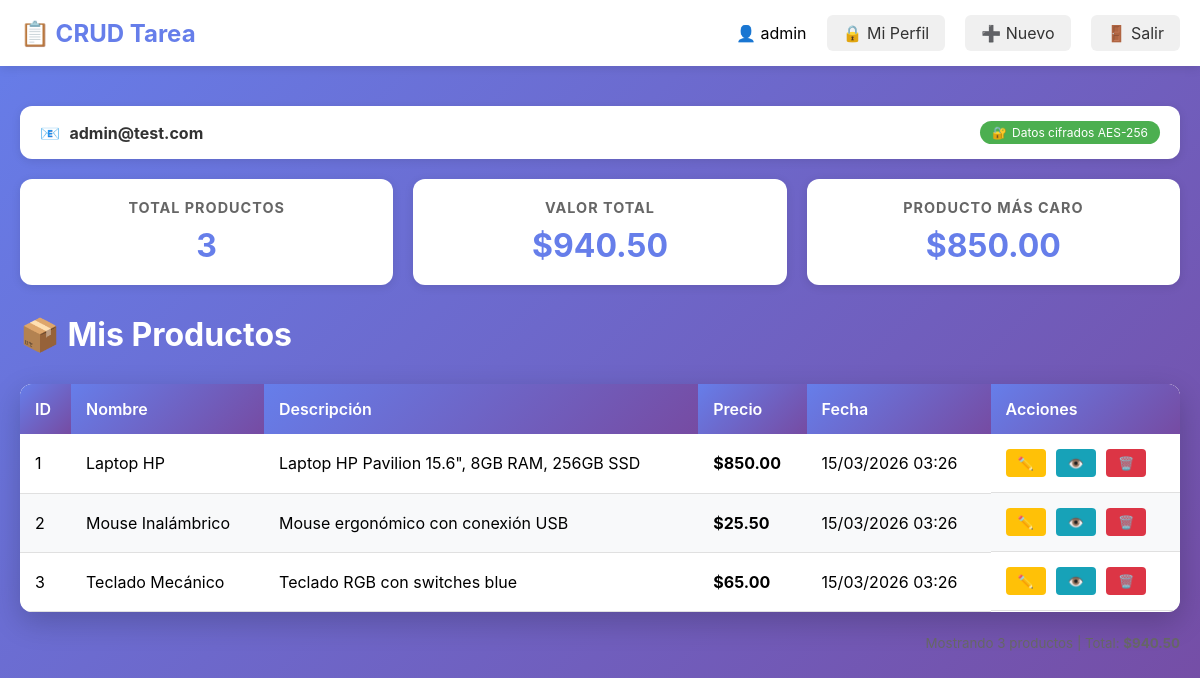
Page /dashboard.php (signed in) on the committed database.
### tables this page shows
CREATE TABLE IF NOT EXISTS usuarios (
    id INT AUTO_INCREMENT PRIMARY KEY,
    username VARCHAR(50) UNIQUE NOT NULL,
    email VARCHAR(100) UNIQUE NOT NULL,
    password VARCHAR(255) NOT NULL,
    telefono TEXT,   
    direccion TEXT,  
    created_at TIMESTAMP DEFAULT CURRENT_TIMESTAMP,
    updated_at TIMESTAMP DEFAULT CURRENT_TIMESTAMP ON UPDATE CURRENT_TIMESTAMP
);

CREATE TABLE IF NOT EXISTS productos (
    id INT AUTO_INCREMENT PRIMARY KEY,
    nombre VARCHAR(100) NOT NULL,
    descripcion TEXT,
    precio DECIMAL(10,2) NOT NULL,
    usuario_id INT NOT NULL,
    created_at TIMESTAMP DEFAULT CURRENT_TIMESTAMP,
    updated_at TIMESTAMP DEFAULT CURRENT_TIMESTAMP ON UPDATE CURRENT_TIMESTAMP,
    FOREIGN KEY (usuario_id) REFERENCES usuarios(id) ON DELETE CASCADE
);

### dashboard.php (the view, shortened to what this page needs)
<?php
global $pdo;
$stmt = $pdo->prepare("SELECT * FROM productos WHERE usuario_id = ? ORDER BY created_at DESC");
$stmt->execute([$_SESSION['user_id']]);
$productos = $stmt->fetchAll();
$stmtUser = $pdo->prepare("SELECT * FROM usuarios WHERE id = ?");
$stmtUser->execute([$_SESSION['user_id']]);
$user = $stmtUser->fetch();
?>
<!DOCTYPE html>
<html lang="es">
<head>
    <link rel="stylesheet" href="style.css">
</head>
<body>
    <nav class="navbar">
        <div class="nav-container">
            <span class="nav-brand">📋 CRUD Tarea</span>
            <div class="nav-menu">
                <span>👤 <?php echo htmlspecialchars($_SESSION['username']); ?></span>
                <a href="perfil.php" class="btn-nav">🔒 Mi Perfil</a>
                <a href="create.php" class="btn-nav">➕ Nuevo</a>
                <a href="logout.php" class="btn-nav">🚪 Salir</a>
            </div>
        </div>
    </nav>
    <main class="container">
        <div class="user-info-bar">
            <div class="user-details">
                <span>📧 <strong><?php echo htmlspecialchars($user['email']); ?></strong></span>
            </div>
            <div class="encrypted-badge">
                <span>🔐</span> Datos cifrados AES-256
            </div>
        </div>
        <div class="stats-container">
            <div class="stat-card">
                <h3>Total Productos</h3>
                <div class="stat-number"><?php echo count($productos); ?></div>
            </div>
            <?php
            $totalValor = 0;
            foreach ($productos as $item) {
                $totalValor += $item['precio'];
            }
            ?>
            <div class="stat-card">
                <h3>Valor Total</h3>
                <div class="stat-number">$<?php echo number_format($totalValor, 2); ?></div>
            </div>
            <div class="stat-card">
                <h3>Producto más caro</h3>
                <div class="stat-number">
                    $<?php
                    $maxPrecio = 0;
                    foreach ($productos as $item) {
                        if ($item['precio'] > $maxPrecio) $maxPrecio = $item['precio'];
                    }
                    echo number_format($maxPrecio, 2);
                    ?>
                </div>
            </div>
        </div>
        <h1>📦 Mis Productos</h1>
        <?php if (empty($productos)): ?>
            <div class="alert info">
                📭 No tienes productos registrados.
                <a href="create.php">¡Crea tu primer producto!</a>
            </div>
        <?php else: ?>
            <div class="table-container">
                <table class="table">
                    <thead>
                        <tr>
                            <th>ID</th>
                            <th>Nombre</th>
                            <th>Descripción</th>
                            <th>Precio</th>
                            <th>Fecha</th>
                            <th>Acciones</th>
                        </tr>
                    </thead>
                    <tbody>
                        <?php foreach ($productos as $index => $item): ?>
                        <tr>
                            <td><?php echo $item['id']; ?></td>
                            <td><?php echo htmlspecialchars($item['nombre']); ?></td>
                            <td><?php echo htmlspecialchars(substr($item['descripcion'], 0, 50)) . (strlen($item['descripcion']) > 50 ? '...' : ''); ?></td>
                            <td><strong>$<?php echo number_format($item['precio'], 2); ?></strong></td>
                            <td><?php echo date('d/m/Y H:i', strtotime($item['created_at'])); ?></td>
                            <td class="actions">
                                <a href="edit.php?id=<?php echo $item['id']; ?>" class="btn-edit" title="Editar">✏️</a>
                                <a href="view.php?id=<?php echo $item['id']; ?>" class="btn-view" title="Ver detalles">👁️</a>
                                <a href="delete.php?id=<?php echo $item['id']; ?>" class="btn-delete" title="Eliminar" onclick="return confirm('¿Estás seguro de eliminar este producto?')">🗑️</a>
                            </td>
                        </tr>
                        <?php endforeach; ?>
                    </tbody>
                </table>
            </div>
            <div style="text-align: right; margin-top: 20px; color: #666;">
                <small>Mostrando <?php echo count($productos); ?> productos |
                Total: <strong>$<?php echo number_format($totalValor, 2); ?></strong></small>
            </div>
        <?php endif; ?>
    </main>
</body>
</html>

### style.css (style rules this page uses)
* { margin: 0; padding: 0; box-sizing: border-box; }
body { font-family: -apple-system, BlinkMacSystemFont, 'Segoe UI', Roboto, Oxygen, Ubuntu, sans-serif; background: linear-gradient(135deg, #667eea 0%, #764ba2 100%); min-height: 100vh; }
.navbar { background: white; box-shadow: 0 2px 10px rgba(0,0,0,0.1); padding: 15px 0; }
.nav-container { max-width: 1200px; margin: 0 auto; padding: 0 20px; display: flex; justify-content: space-between; align-items: center; }
.nav-brand { font-size: 1.5rem; font-weight: 700; color: #667eea; }
.nav-menu { display: flex; gap: 20px; align-items: center; }
.btn-nav { padding: 8px 16px; background: #f0f0f0; border-radius: 6px; color: #333; text-decoration: none; transition: background 0.3s; }
.container { max-width: 1200px; margin: 40px auto; padding: 0 20px; }
.container h1 { color: white; margin-bottom: 30px; }
.table { width: 100%; background: white; border-radius: 12px; overflow: hidden; box-shadow: 0 10px 30px rgba(0,0,0,0.2); }
.table thead { background: linear-gradient(135deg, #667eea 0%, #764ba2 100%); color: white; }
.table th, .table td { padding: 15px; text-align: left; }
.table tbody tr:nth-child(even) { background: #f8f9fa; }
.actions { display: flex; gap: 10px; }
.btn-edit, .btn-delete { padding: 6px 12px; border-radius: 4px; text-decoration: none; color: white; font-size: 14px; }
.btn-edit { background: #ffc107; }
.btn-delete { background: #dc3545; }

### dashboard.php (style rules this page uses)
.user-info-bar { background: white; padding: 15px 20px; border-radius: 12px; margin-bottom: 20px; box-shadow: 0 2px 10px rgba(0,0,0,0.1); display: flex; justify-content: space-between; align-items: center; flex-wrap: wrap; gap: 15px; }
.user-details { display: flex; gap: 20px; flex-wrap: wrap; }
.user-details span { color: #666; }
.user-details strong { color: #333; margin-left: 5px; }
.encrypted-badge { background: #4CAF50; color: white; padding: 4px 12px; border-radius: 20px; font-size: 12px; display: inline-flex; align-items: center; gap: 5px; }
.stats-container { display: grid; grid-template-columns: repeat(auto-fit, minmax(200px, 1fr)); gap: 20px; margin-bottom: 30px; }
.stat-card { background: white; padding: 20px; border-radius: 12px; box-shadow: 0 2px 10px rgba(0,0,0,0.1); text-align: center; }
.stat-card h3 { margin: 0; color: #666; font-size: 0.9rem; text-transform: uppercase; letter-spacing: 1px; }
.stat-card .stat-number { font-size: 2rem; font-weight: 700; color: #667eea; margin: 10px 0 0; }
.table-container { overflow-x: auto; background: white; border-radius: 12px; box-shadow: 0 10px 30px rgba(0,0,0,0.2); }
.table { width: 100%; border-collapse: collapse; }
.table th { background: linear-gradient(135deg, #667eea 0%, #764ba2 100%); color: white; padding: 15px; text-align: left; font-weight: 600; }
.table td { padding: 15px; border-bottom: 1px solid #e0e0e0; }
.actions { display: flex; gap: 10px; flex-wrap: wrap; }
.btn-edit, .btn-delete, .btn-view { padding: 6px 12px; border-radius: 4px; text-decoration: none; color: white; font-size: 13px; transition: opacity 0.3s; }
.btn-edit { background: #ffc107; }
.btn-delete { background: #dc3545; }
.btn-view { background: #17a2b8; }

### rows in the picture
usuarios: email "admin@test.com"
productos: precio "850.00", id "1", nombre "Laptop HP", descripcion "Laptop HP Pavilion 15.6\", 8GB RAM, 256GB SSD", created_at "15/03/2026 03:26"
productos: id "2", nombre "Mouse Inalámbrico", descripcion "Mouse ergonómico con conexión USB", precio "25.50", created_at "15/03/2026 03:26"
productos: id "3", nombre "Teclado Mecánico", descripcion "Teclado RGB con switches blue", precio "65.00", created_at "15/03/2026 03:26"

### other values in the picture
$_SESSION['username'] "admin"
count($productos) "3"
$totalValor "940.50"
